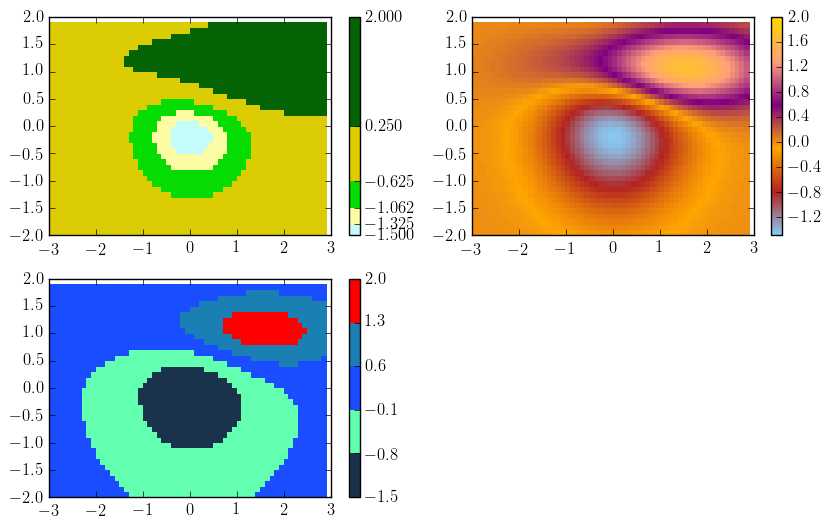

Source code (Python):

# Example of fancy colormaps use 

import matplotlib.mlab as mlab
import matplotlib.pyplot as plt
import numpy as np
import envtoolkit.colors
import matplotlib.cm

# defining datasets to draw
# as in the contourf pyplot example
delta = 0.1
x = np.arange(-3.0, 3.0, delta)
y = np.arange(-2.0, 2.0, delta)
X, Y = np.meshgrid(x, y)
Z1 = mlab.bivariate_normal(X, Y, 1.0, 1.0, 0.0, 0.0)
Z2 = mlab.bivariate_normal(X, Y, 1.5, 0.5, 1, 1)
Z = 10.0 * (Z2 - Z1)
lmin, lmax = -1.5, 2

plt.figure(figsize=(10, 6))

plt.subplot(2, 2, 1)
# creating a Fancy cmap from a svg file
obj = envtoolkit.colors.FancyCmap('njgs/njavgcntyq.svg', reverse=False)
cmap = obj.makecmap()  # generating the cmap
cs = plt.pcolor(x, y, Z, cmap=cmap)
plt.clim(lmin, lmax)
cb = plt.colorbar(cs)
ticks = obj.generate_cbticks(cb)
cb.set_ticks(ticks)

plt.subplot(2, 2, 2)
vect = ['gold', 'lightsalmon', 'Purple',
        'orange', 'firebrick', 'lightskyblue']
# creating a gradient-type cmap from a list of colors
obj = envtoolkit.colors.FancyCmap(vect, smooth=True, reverse=True)
cmap = obj.makecmap()
cs = plt.pcolor(x, y, Z, cmap=cmap)
plt.clim(lmin, lmax)
cb = plt.colorbar(cs)

plt.subplot(2, 2, 3)
vect = np.array([[10, 20, 30],
                 [39, 100, 69],
                 [10, 30, 100],
                 [10, 50, 70],
                 [100, 0, 0]])/100.
# generating a discrete cmap from a numpy array of RGB percentage
obj = envtoolkit.colors.FancyCmap(vect, smooth=False)
cmap = obj.makecmap()
cs = plt.pcolor(x, y, Z, cmap=cmap)
plt.clim(lmin, lmax)
cb = plt.colorbar(cs)
ticks = obj.generate_cbticks(cb)
cb.set_ticks(ticks)

plt.savefig('figure_fancycmap.png', bbox_inches='tight')
